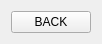
<?xml version="1.0" encoding="UTF-8"?>
<ui version="4.0">
 <class>OptionsMenu</class>
 <widget class="QWidget" name="OptionsMenu">
  <property name="geometry">
   <rect>
    <x>0</x>
    <y>0</y>
    <width>93</width>
    <height>41</height>
   </rect>
  </property>
  <property name="windowTitle">
   <string>Options menu</string>
  </property>
  <layout class="QVBoxLayout" name="verticalLayout">
   <item>
    <widget class="QPushButton" name="returnButton">
     <property name="text">
      <string>BACK</string>
     </property>
    </widget>
   </item>
  </layout>
 </widget>
 <resources/>
 <connections/>
</ui>
